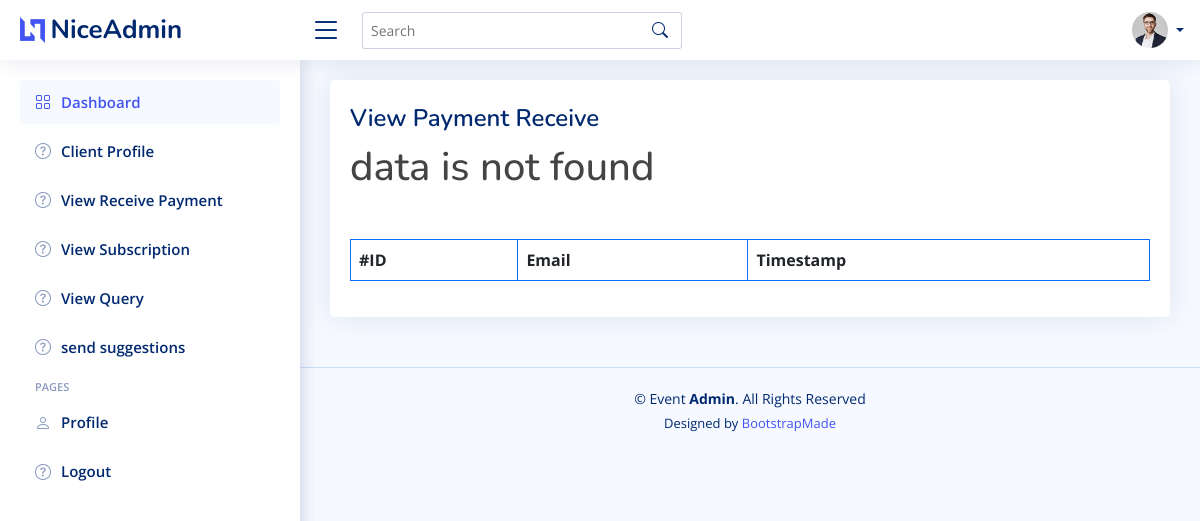
Page /subscription/ on the earlier database version.
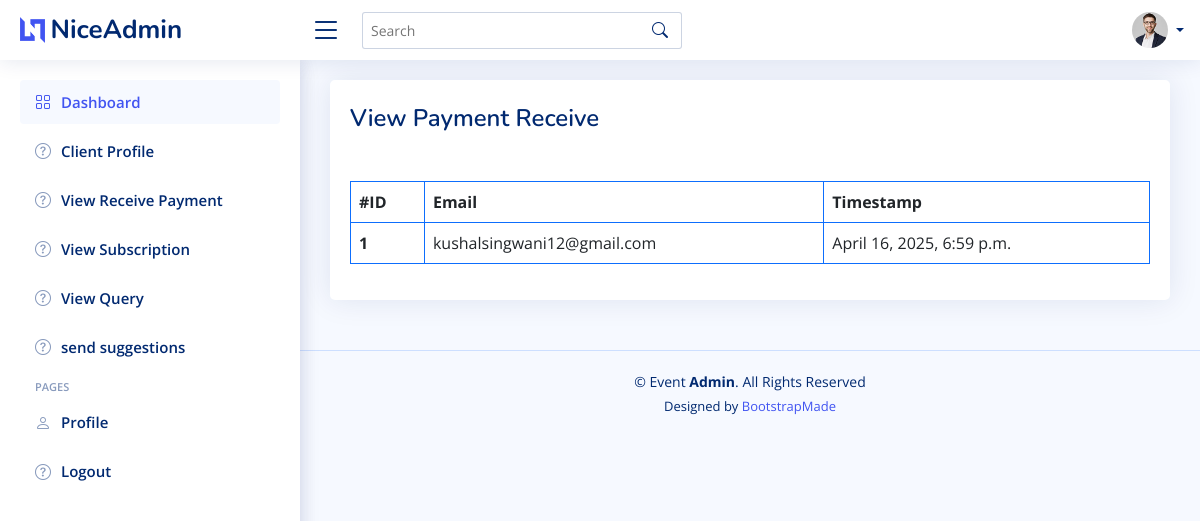
Same page on the later database version.
### appeventor/models.py (models this page shows, shortened)
class inquiry(models.Model):
    email = models.EmailField()
    created_at = models.DateTimeField(auto_now_add=True)

### appeventor/views.py (the view)
# urls.py: path("subscription/",views.subscription,name="subscription"),
def subscription(request):
    data=inquiry.objects.all()
    return render(request,"admin/subscription.html",{'data':data})

### appeventor/templates/admin/subscription.html (shortened to what the changed rows need)
<!DOCTYPE html>
<html lang="en">
<head>
  <link href="../static/assets2/vendor/bootstrap/css/bootstrap.min.css" rel="stylesheet">
  <link href="../static/assets2/vendor/bootstrap-icons/bootstrap-icons.css" rel="stylesheet">
  <link href="../static/assets2/vendor/boxicons/css/boxicons.min.css" rel="stylesheet">
  <link href="../static/assets2/vendor/quill/quill.snow.css" rel="stylesheet">
  <link href="../static/assets2/vendor/quill/quill.bubble.css" rel="stylesheet">
  <link href="../static/assets2/vendor/remixicon/remixicon.css" rel="stylesheet">
  <link href="../static/assets2/vendor/simple-datatables/style.css" rel="stylesheet">
  <link href="../static/assets2/css/style.css" rel="stylesheet">
</head>
<body>
  <main id="main" class="main">
  <div class="card">
      <div class="card-body">
            <div class="pagetitle mt-4">
                  <h1>View Payment Receive</h1>
                </div>
  <table class="table table-bordered border-primary mt-5">
      <thead>
        <tr>
          <th scope="col">#ID</th>
          <th scope="col">Email</th>
          <th scope="col">Timestamp</th>
        </tr>
      </thead>
      <tbody>
        {% if data %}
                                    {% for i in data %}
                                    <tr>
                                        <th scope="row">{{i.id}}</th>
                                        <td>{{i.email}}</td>
                                        <td>{{i.created_at}}</td>
                                    </tr>
                                    {%endfor%}
                                    {%else%}
                                    <h1>data is not found</h1>
                                    {%endif%}
      </tbody>
    </table>
</div>
</div>
</main>
</body>
</html>

Differences in the rows shown:
added inquiry: id "1", email "kushalsingwani12@gmail.com", created_at "April 16, 2025, 6:59 p.m."
Other differences:
text no longer shown: "data is not found"
